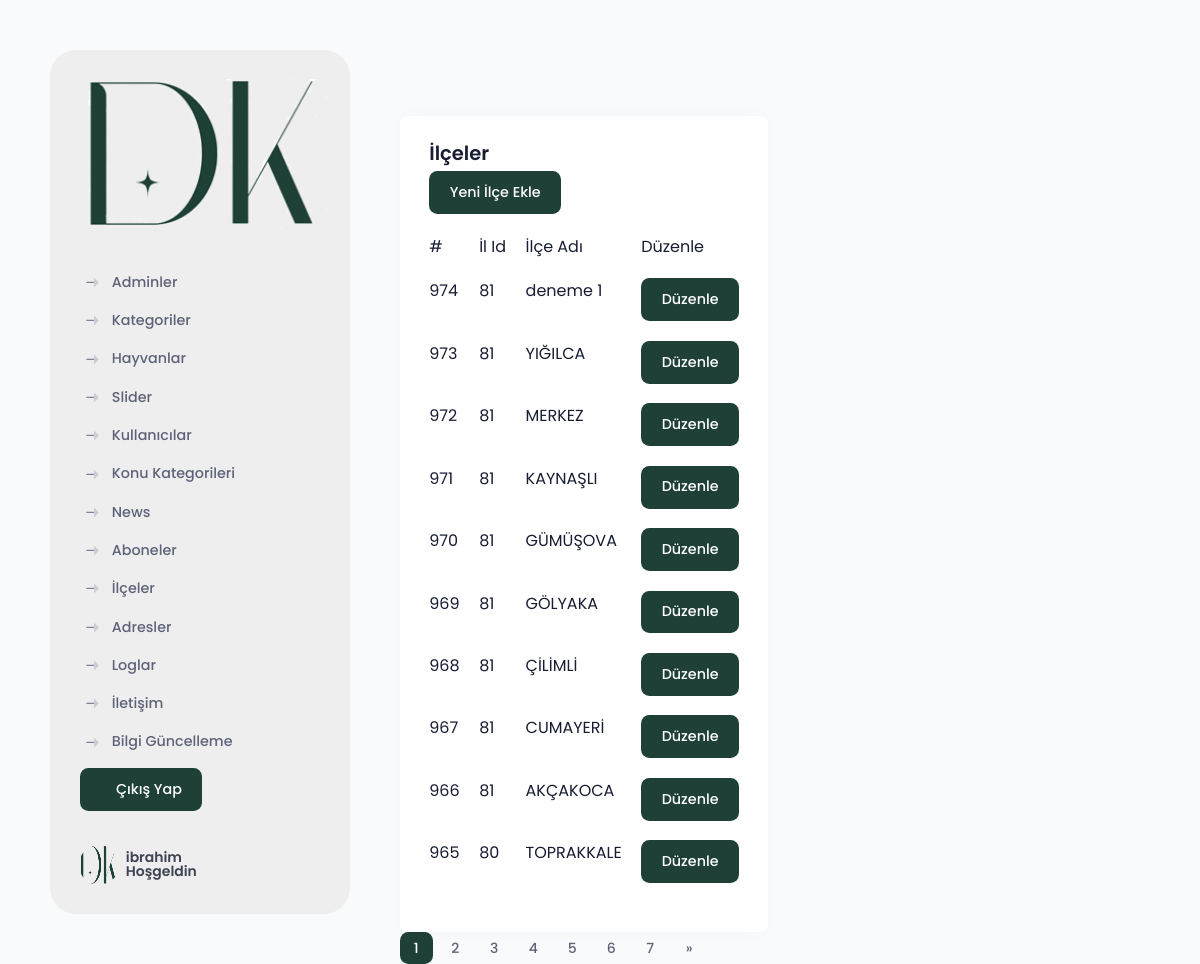
Screenshot of /DK/adminPanel/ilce.php (signed in) with the database file from the repository.
### tables this page shows
CREATE TABLE `ilce` (
  `id` int(11) NOT NULL AUTO_INCREMENT,
  `ilId` int(11) DEFAULT NULL,
  `ilceAdi` varchar(32) NOT NULL,
  PRIMARY KEY (`id`),
  KEY `idx_ilceler_sehir_id` (`ilId`),
  CONSTRAINT `ilce_ibfk_1` FOREIGN KEY (`ilId`) REFERENCES `iller` (`id`)
);

### DK/adminPanel/ilce.php (the view, shortened to what this page needs)
<?php
include 'header2.php';
$entriesPerPage = 10;
$page = isset($_GET['page']) ? $_GET['page'] : 1;
$offset = ($page - 1) * $entriesPerPage;
$statement = $db->prepare("SELECT * FROM ilce ORDER BY id DESC LIMIT :limit OFFSET :offset");
$statement->bindValue(':limit', $entriesPerPage, PDO::PARAM_INT);
$statement->bindValue(':offset', $offset, PDO::PARAM_INT);
$statement->execute();
$totalEntries = $db->query("SELECT COUNT(*) FROM ilce")->fetchColumn();
$totalPages = ceil($totalEntries / $entriesPerPage);
?>
<div class="row justify-content-center" style="margin-top: 900px;">
  <div class="col-lg-30">
    <div class="card">
      <div class="card-body">
        <h2 class="card-title">İlçeler</h2>
        <div class="row mb-3">
          <div class="col-md-10">
            <button class="btn btn-primary" onclick="openCategoryModal()">Yeni İlçe Ekle</button>
          </div>
        </div>
        <table class="table">
          <thead>
            <tr>
              <th>#</th>
              <th>İl Id</th>
              <th>İlçe Adı</th>
              <th>Düzenle</th>
            </tr>
          </thead>
          <tbody>
            <?php
            while ($row = $statement->fetch(PDO::FETCH_ASSOC)) {
              $ilId = $row['ilId'];
              $ilceAdi = $row['ilceAdi'];
              $id = $row['id'];
              echo "<tr>";
              echo "<td>$id</td>";
              echo "<td>$ilId</td>";
              echo "<td>$ilceAdi</td>";
              echo "<td><button class='btn btn-primary' onclick='openCategoryModalEdit($id)'>Düzenle</button></td>";
              echo "</tr>";
            }
            ?>
          </tbody>
        </table>
      </div>
    </div>
  </div>
</div>
<ul class="pagination justify-content-center">
  <?php
  $numPerPage = 7;
  $currentPageGroup = ceil($page / $numPerPage);
  $startPage = ($currentPageGroup - 1) * $numPerPage + 1;
  $endPage = min($startPage + $numPerPage - 1, $totalPages);
  for ($i = $startPage; $i <= $endPage; $i++) {
    $activeClass = $i == $page ? 'active' : '';
    echo "<li class='page-item $activeClass'><a class='page-link' href='/adminPanel/ilce.php?page=$i'>$i</a></li>";
  }
  $nextGroupPage = $currentPageGroup * $numPerPage + 1;
  if ($nextGroupPage <= $totalPages) {
    echo "<li class='page-item'><a class='page-link' href='/adminPanel/ilce.php?page=$nextGroupPage'>&raquo;</a></li>";
  }
  ?>
</ul>

### rows the page displays
ilce: id "974", ilId "81", ilceAdi "deneme 1"
ilce: id "973", ilId "81", ilceAdi "YIĞILCA"
ilce: id "972", ilId "81", ilceAdi "MERKEZ"
ilce: id "971", ilId "81", ilceAdi "KAYNAŞLI"
ilce: id "970", ilId "81", ilceAdi "GÜMÜŞOVA"
ilce: id "969", ilId "81", ilceAdi "GÖLYAKA"
ilce: id "968", ilId "81", ilceAdi "ÇİLİMLİ"
ilce: id "967", ilId "81", ilceAdi "CUMAYERİ"
ilce: id "966", ilId "81", ilceAdi "AKÇAKOCA"
ilce: id "965", ilId "80", ilceAdi "TOPRAKKALE"

### other values shown
$_SESSION['username'] "ibrahim"
